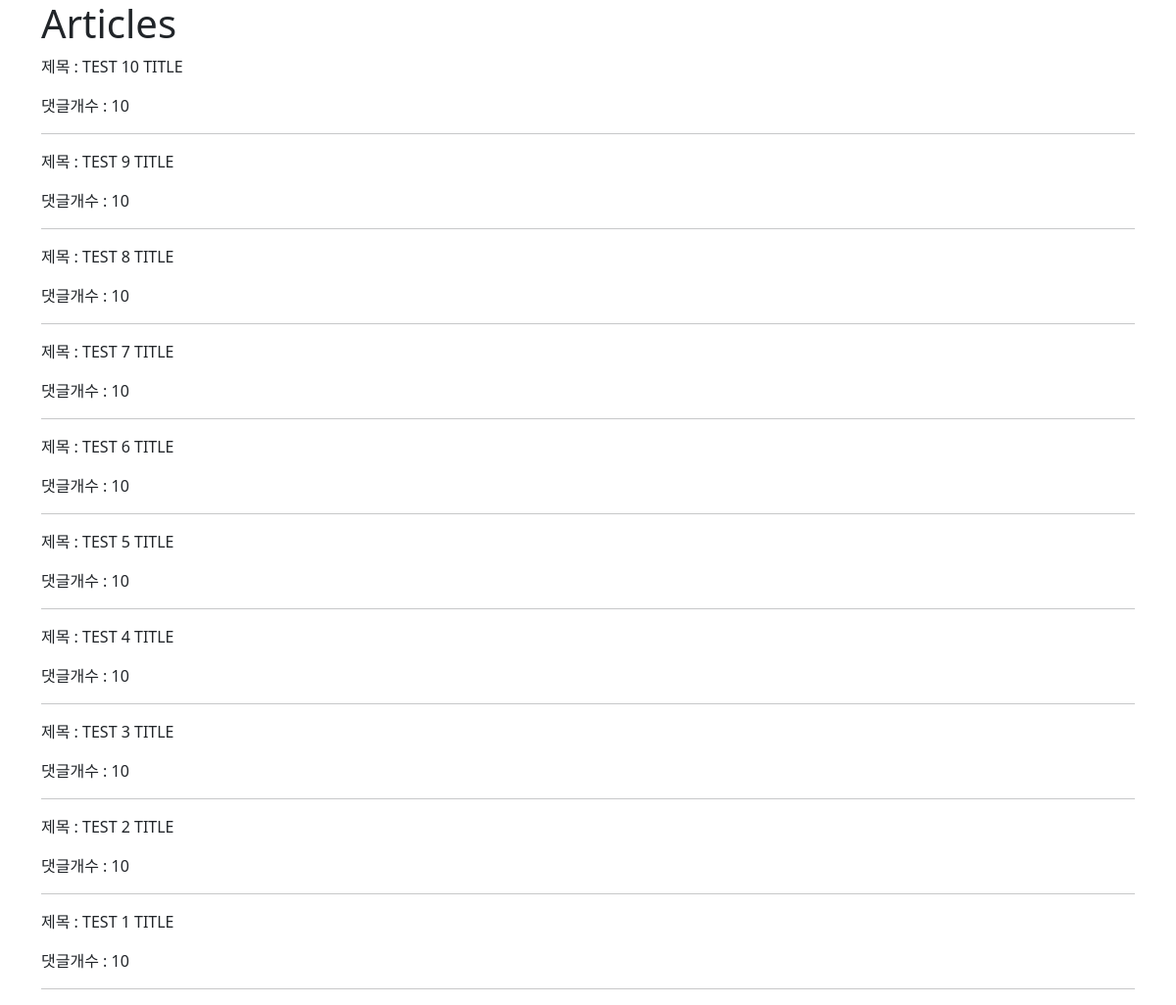
Screenshot of /articles/index-1/ with the database file from the repository.
### articles/models.py (models this page shows, shortened)
class Article(models.Model):
    user = models.ForeignKey(settings.AUTH_USER_MODEL, on_delete=models.CASCADE)
    like_users = models.ManyToManyField(settings.AUTH_USER_MODEL, related_name='like_articles')
    title = models.CharField(max_length=10)
    content = models.TextField()
    created_at = models.DateTimeField(auto_now_add=True)
    updated_at = models.DateTimeField(auto_now=True)

### articles/views.py (the view)
# urls.py: path('index-1/', views.index_1),
def index_1(request):
    articles = Article.objects.annotate(Count('comment')).order_by('-pk')
    context = {
        'articles': articles,
    }
    return render(request, 'articles/index_1.html', context)

### articles/templates/articles/index_1.html (shortened to what this page needs)
{% extends 'base.html' %}
{% block content %}
  <h1>Articles</h1>
  {% for article in articles %}
    <p>제목 : {{ article.title }}</p>
    <p>댓글개수 : {{ article.comment__count }}</p>
    <hr>
  {% endfor %}
{% endblock content %}

### rows the page displays
Article: title "TEST 10 TITLE", comment__count "10"
Article: title "TEST 9 TITLE", comment__count "10"
Article: title "TEST 8 TITLE", comment__count "10"
Article: title "TEST 7 TITLE", comment__count "10"
Article: title "TEST 6 TITLE", comment__count "10"
Article: title "TEST 5 TITLE", comment__count "10"
Article: title "TEST 4 TITLE", comment__count "10"
Article: title "TEST 3 TITLE", comment__count "10"
Article: title "TEST 2 TITLE", comment__count "10"
Article: title "TEST 1 TITLE", comment__count "10"
